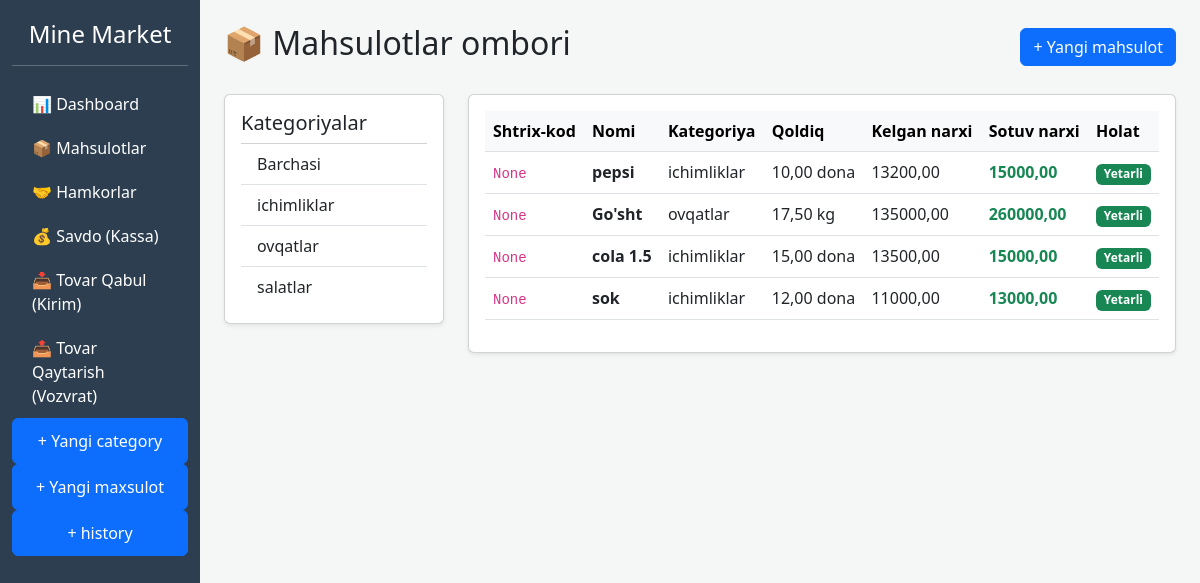
Screenshot of /products/ with the database file from the repository.
### ecooo/models.py (models this page shows, shortened)
class Category(models.Model):
    name = models.CharField(max_length=100, verbose_name="Kategoriya nomi")
    parent = models.ForeignKey(
        'self',
        on_delete=models.CASCADE,
        null=True,
        blank=True,
        related_name='children',
        verbose_name="Ota kategoriya"
    )
    class Meta:
        verbose_name = "Kategoriya"
        verbose_name_plural = "Kategoriyalar"

class Product(models.Model):
    UNIT_CHOICES = [
        ('dona', 'Dona'),
        ('kg', 'Kilogramm'),
    ]
    name = models.CharField(max_length=255)
    category = models.ForeignKey('Category', on_delete=models.CASCADE)
    barcode = models.CharField(max_length=100, blank=True, null=True)
    stock = models.DecimalField(max_digits=10, decimal_places=2, default=0.00)
    cost_price = models.DecimalField(max_digits=12, decimal_places=2)
    selling_price = models.DecimalField(max_digits=12, decimal_places=2)
    unit = models.CharField(
        max_length=10,
        choices=UNIT_CHOICES,
        default='dona'
    )

### ecooo/views.py (the view)
# urls.py: path('products/', views.product_list, name='products'),
def product_list(request):
    category_id = request.GET.get('category')
    categories = Category.objects.all()
    if category_id:
        products = Product.objects.filter(category_id=category_id)
    else:
        products = Product.objects.all()
    return render(request, 'products.html', {
        'products': products,
        'categories': categories
    })

### templates/products.html
{% extends 'base.html' %}
{% block content %}
<div class="d-flex justify-content-between align-items-center mb-4">
    <h2>📦 Mahsulotlar ombori</h2>
    <button class="btn btn-primary" data-bs-toggle="modal" data-bs-target="#addProductModal">+ Yangi mahsulot</button>
</div>
<div class="row">
    <div class="col-md-3">
        <div class="card shadow-sm p-3">
            <h5>Kategoriyalar</h5>
            <div class="list-group list-group-flush">
                <a href="?" class="list-group-item list-group-item-action">Barchasi</a>
                {% for cat in categories %}
                <a href="?category={{ cat.id }}" class="list-group-item list-group-item-action d-flex justify-content-between align-items-center">
                    {{ cat.name }}
                </a>
                {% endfor %}
            </div>
        </div>
    </div>
    <div class="col-md-9">
        <div class="card shadow-sm p-3 text-dark">
            <table class="table table-hover">
                <thead class="table-light">
                    <tr>
                        <th>Shtrix-kod</th>
                        <th>Nomi</th>
                        <th>Kategoriya</th>
                        <th>Qoldiq</th>
                        <th>Kelgan narxi</th>
                        <th>Sotuv narxi</th>
                        <th>Holat</th>
                    </tr>
                </thead>
                <tbody>
                    {% for product in products %}
                    <tr>
                        <td><code>{{ product.barcode }}</code></td>
                        <td><strong>{{ product.name }}</strong></td>
                        <td>{{ product.category.name|default:"-" }}</td>
                        <td>{{ product.stock }} {{ product.unit }}</td>
                        <td>{{ product.cost_price }}</td>
                        <td class="text-success fw-bold">{{ product.selling_price }}</td>
                        <td>
                            {% if product.stock < 10 %}
                                <span class="badge bg-danger">Tugayapti</span>
                            {% else %}
                                <span class="badge bg-success">Yetarli</span>
                            {% endif %}
                        </td>
                    </tr>
                    {% empty %}
                    <tr>
                        <td colspan="7" class="text-center text-muted">Mahsulotlar topilmadi.</td>
                    </tr>
                    {% endfor %}
                </tbody>
            </table>
        </div>
    </div>
</div>
{% endblock %}

### templates/base.html (shortened to what this page needs)
<!DOCTYPE html>
<html lang="uz">
<head>
    <link href="https://cdn.jsdelivr.net/npm/bootstrap@5.3.0/dist/css/bootstrap.min.css" rel="stylesheet">
</head>
<body>
    <div class="container-fluid">
        <div class="row">
            <div class="col-md-2 sidebar">
                <h4 class="text-center">Mine Market</h4>
                <hr>
                <a href="{% url 'dashboard' %}">📊 Dashboard</a>
                <a href="{% url 'products' %}">📦 Mahsulotlar</a>
                <a href="{% url 'partners' %}">🤝 Hamkorlar</a>
                <a href="{% url 'pos' %}">💰 Savdo (Kassa)</a>
                <a href="{% url 'inbound_add' %}">📥 Tovar Qabul (Kirim)</a>
                <a href="{% url 'return_add' %}">📤 Tovar Qaytarish (Vozvrat)</a>
                <a href="{% url 'category_add' %}" class="btn btn-primary">+ Yangi category</a>
                <a href="{% url 'product_add' %}" class="btn btn-primary">+ Yangi maxsulot</a>
                <a href="{% url 'transaction_history' %}" class="btn btn-primary">+ history</a>
            </div>
            <div class="col-md-10 p-4">
                {% block content %}{% endblock %}
            </div>
        </div>
    </div>
</body>
</html>

### templates/base.html (style rules this page uses)
body { background-color: #f4f7f6; }
.sidebar { height: 100vh; background: #2c3e50; color: white; padding-top: 20px; }
.sidebar a { color: white; text-decoration: none; display: block; padding: 10px 20px; }

### rows the page displays
Category: name "ichimliklar"
Category: name "ovqatlar"
Category: name "salatlar"
Product: barcode "None", name "pepsi", category.name "ichimliklar", stock "10,00", unit "dona", cost_price "13200,00", selling_price "15000,00", shows "Yetarli"
Product: barcode "None", name "Go'sht", category.name "ovqatlar", stock "17,50", unit "kg", cost_price "135000,00", selling_price "260000,00", shows "Yetarli"
Product: barcode "None", name "cola 1.5", category.name "ichimliklar", stock "15,00", unit "dona", cost_price "13500,00", selling_price "15000,00", shows "Yetarli"
Product: barcode "None", name "sok", category.name "ichimliklar", stock "12,00", unit "dona", cost_price "11000,00", selling_price "13000,00", shows "Yetarli"
